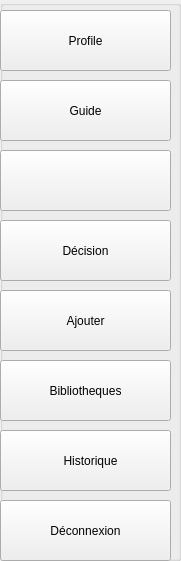
   <widget class="QGroupBox" name="groupBox">
    <property name="geometry">
     <rect>
      <x>20</x>
      <y>10</y>
      <width>181</width>
      <height>561</height>
     </rect>
    </property>
    <property name="title">
     <string/>
    </property>
    <widget class="QPushButton" name="btn_profile">
     <property name="geometry">
      <rect>
       <x>0</x>
       <y>10</y>
       <width>171</width>
       <height>61</height>
      </rect>
     </property>
     <property name="styleSheet">
      <string notr="true">color: rgb(255, 255, 255);
color: rgb(0, 0, 0);</string>
     </property>
     <property name="text">
      <string>Profile</string>
     </property>
     <property name="icon">
      <iconset resource="icons.qrc">
       <normaloff>:/icons/profile.png</normaloff>:/icons/profile.png</iconset>
     </property>
     <property name="iconSize">
      <size>
       <width>30</width>
       <height>30</height>
      </size>
     </property>
    </widget>
    <widget class="QPushButton" name="btn_ajouter">
     <property name="geometry">
      <rect>
       <x>0</x>
       <y>290</y>
       <width>171</width>
       <height>61</height>
      </rect>
     </property>
     <property name="styleSheet">
      <string notr="true">color: rgb(255, 255, 255);
color: rgb(0, 0, 0);</string>
     </property>
     <property name="text">
      <string>Ajouter</string>
     </property>
     <property name="icon">
      <iconset resource="icons.qrc">
       <normaloff>:/icons/ajouter.png</normaloff>:/icons/ajouter.png</iconset>
     </property>
     <property name="iconSize">
      <size>
       <width>30</width>
       <height>30</height>
      </size>
     </property>
    </widget>
    <widget class="QPushButton" name="btn_bib">
     <property name="geometry">
      <rect>
       <x>0</x>
       <y>360</y>
       <width>171</width>
       <height>61</height>
      </rect>
     </property>
     <property name="styleSheet">
      <string notr="true">color: rgb(255, 255, 255);
color: rgb(0, 0, 0);</string>
     </property>
     <property name="text">
      <string>Bibliotheques</string>
     </property>
     <property name="icon">
      <iconset resource="icons.qrc">
       <normaloff>:/icons/bib.png</normaloff>:/icons/bib.png</iconset>
     </property>
     <property name="iconSize">
      <size>
       <width>30</width>
       <height>30</height>
      </size>
     </property>
    </widget>
    <widget class="QPushButton" name="btn_dec">
     <property name="geometry">
      <rect>
       <x>0</x>
       <y>500</y>
       <width>171</width>
       <height>61</height>
      </rect>
     </property>
     <property name="styleSheet">
      <string notr="true">color: rgb(255, 255, 255);
color: rgb(0, 0, 0);</string>
     </property>
     <property name="text">
      <string>Déconnexion</string>
     </property>
     <property name="icon">
      <iconset resource="icons.qrc">
       <normaloff>:/icons/dec.png</normaloff>:/icons/dec.png</iconset>
     </property>
     <property name="iconSize">
      <size>
       <width>30</width>
       <height>30</height>
      </size>
     </property>
    </widget>
    <widget class="QPushButton" name="btn_decision">
     <property name="geometry">
      <rect>
       <x>0</x>
       <y>220</y>
       <width>171</width>
       <height>61</height>
      </rect>
     </property>
     <property name="styleSheet">
      <string notr="true">color: rgb(255, 255, 255);
color: rgb(0, 0, 0);</string>
     </property>
     <property name="text">
      <string>Décision</string>
     </property>
     <property name="icon">
      <iconset resource="icons.qrc">
       <normaloff>:/icons/decision.png</normaloff>:/icons/decision.png</iconset>
     </property>
     <property name="iconSize">
      <size>
       <width>30</width>
       <height>30</height>
      </size>
     </property>
    </widget>
    <widget class="QPushButton" name="btn_settings">
     <property name="geometry">
      <rect>
       <x>0</x>
       <y>430</y>
       <width>171</width>
       <height>61</height>
      </rect>
     </property>
     <property name="styleSheet">
      <string notr="true">color: rgb(255, 255, 255);
color: rgb(0, 0, 0);</string>
     </property>
     <property name="text">
      <string>   Historique</string>
     </property>
     <property name="icon">
      <iconset resource="icons.qrc">
       <normaloff>:/icons/histo.png</normaloff>:/icons/histo.png</iconset>
     </property>
     <property name="iconSize">
      <size>
       <width>30</width>
       <height>30</height>
      </size>
     </property>
    </widget>
    <widget class="QPushButton" name="btn_profile_3">
     <property name="geometry">
      <rect>
       <x>0</x>
       <y>80</y>
       <width>171</width>
       <height>61</height>
      </rect>
     </property>
     <property name="styleSheet">
      <string notr="true">color: rgb(255, 255, 255);
color: rgb(0, 0, 0);</string>
     </property>
     <property name="text">
      <string>Guide</string>
     </property>
     <property name="icon">
      <iconset resource="icons.qrc">
       <normaloff>:/icons/acc.png</normaloff>:/icons/acc.png</iconset>
     </property>
     <property name="iconSize">
      <size>
       <width>30</width>
       <height>30</height>
      </size>
     </property>
    </widget>
    <widget class="QPushButton" name="btn_profile_4">
     <property name="geometry">
      <rect>
       <x>0</x>
       <y>150</y>
       <width>171</width>
       <height>61</height>
      </rect>
     </property>
     <property name="styleSheet">
      <string notr="true">color: rgb(255, 255, 255);</string>
     </property>
     <property name="text">
      <string/>
     </property>
     <property name="iconSize">
      <size>
       <width>30</width>
       <height>30</height>
      </size>
     </property>
    </widget>
   </widget>
